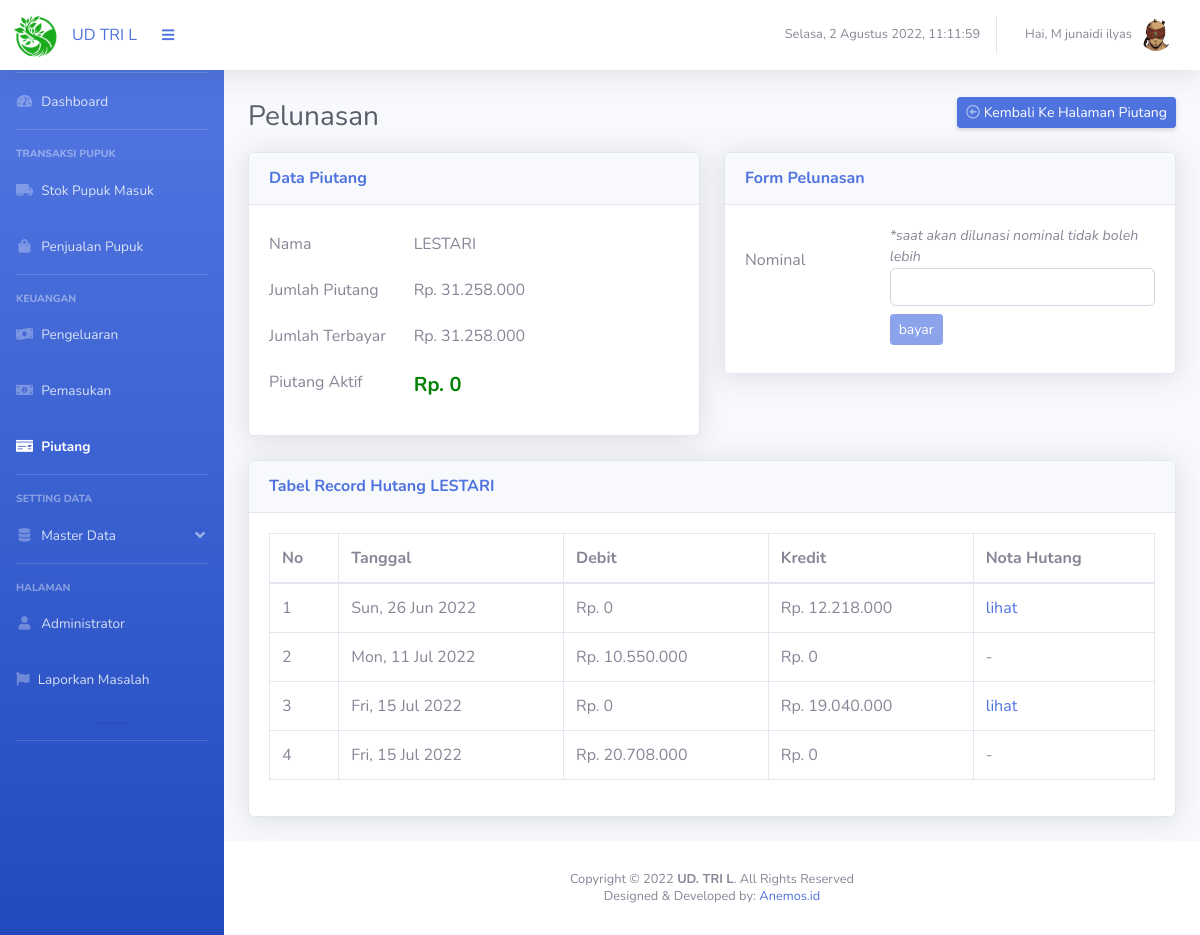
Screenshot of /page_piutang_pelunasan.php?m=10&n=10&cust=1 (signed in) with the database file from the repository.
### tables this page shows
CREATE TABLE `data_kel_tani` (
  `ID_KT` int(50) NOT NULL,
  `NIK` varchar(50) DEFAULT NULL,
  `Nama_Kel` varchar(100) DEFAULT NULL,
  `Nama_Ketua` varchar(50) DEFAULT NULL,
  `Alamat` varchar(100) DEFAULT NULL,
  `Telp` varchar(50) DEFAULT NULL,
  `Foto` varchar(50) DEFAULT NULL
);

CREATE TABLE `piutang` (
  `ID_PT` int(10) NOT NULL,
  `ID_KT` int(10) DEFAULT NULL,
  `ID_AKT` varchar(30) DEFAULT NULL,
  `ID_KEY` varchar(20) NOT NULL,
  `Debit` int(20) NOT NULL,
  `Kredit` int(20) NOT NULL,
  `Tanggal` varchar(20) NOT NULL
);

### functions.php (called while the page is built, shortened)
<?php
function rp($angka)
{
    $hasil_rupiah = "Rp. " . number_format($angka, 0, ',', '.');
    return $hasil_rupiah;
}

### page_piutang_pelunasan.php (the view, shortened to what this page needs)
<?php
include "functions.php";
include "connection.php";
if (isset($_SESSION['login'])) {
    if (isset($_GET['cust'])) {
        $nama = "";
        $jumlahPiutang = 0;
        $jumlahTerbayar = 0;
        $piutangAktif = 0;
        $querryPiutang = "";
        $buyer = 0;
        if ((int) $_GET['cust']) {
            $sqlgetNama = mysqli_query($conn, "select Nama_Kel from data_kel_tani where ID_KT=" . $_GET['cust']);
            foreach ($sqlgetNama as $sgn) {
                $nama = $sgn['Nama_Kel'];
            }
            $sqlgetKredit = mysqli_query($conn, "select Kredit from piutang where ID_KT=" . $_GET['cust']);
            foreach ($sqlgetKredit as $sgk) {
                $jumlahPiutang += $sgk['Kredit'];
            }
            $sqlgetDebit = mysqli_query($conn, "select Debit from piutang where ID_KT=" . $_GET['cust']);
            foreach ($sqlgetDebit as $sgd) {
                $jumlahTerbayar += $sgd['Debit'];
            }
            $piutangAktif = $jumlahPiutang - $jumlahTerbayar;
            $querryPiutang = "select * from piutang where ID_KT=" . $_GET['cust'];
            $buyer = 1;
        }
        ?>
<!DOCTYPE html>
<html lang="en">
<head>
  <link href="vendor/fontawesome-free/css/all.min.css" rel="stylesheet" type="text/css">
  <link href="css/sb-admin-2.min.css" rel="stylesheet">
  <link href="vendor/datatables/dataTables.bootstrap4.min.css" rel="stylesheet">
  <?php
        include "segment/header.php";
        ?>
</head>
<body id="page-top">
  <div id="wrapper">
    <?php include "segment/sidebar.php";?>
    <div id="content-wrapper" class="d-flex flex-column">
      <div id="content">
        <div class="container-fluid">
          <div class="d-sm-flex align-items-center justify-content-between ">
            <h1 class="h3 mb-3 text-gray-800">Pelunasan</h1>
            <a href="page_piutang.php?m=10&n=10"
              class="d-none d-sm-inline-block btn btn-sm btn-primary shadow-sm mb-4"><i
                class="far fa-arrow-alt-circle-left  text-white-50"></i> Kembali Ke Halaman Piutang</a>
          </div>
          <div class="row">
            <div class="col-xl-6 col-lg-6">
              <div class="card shadow mb-4">
                <div class="card-header py-3 d-flex flex-row align-items-center justify-content-between">
                  <h6 class="m-0 font-weight-bold text-primary">Data Piutang </h6>
                </div>
                <div class="card-body">
                  <div class="row mb-2">
                    <label class="col-sm-4 col-form-label"> Nama </label>
                    <label class="col-sm-8 col-form-label" id="nama"><?=$nama;?></label>
                  </div>
                  <div class="row mb-2">
                    <label class="col-sm-4 col-form-label"> Jumlah Piutang</label>
                    <label class="col-sm-8 col-form-label" id="jmlputang"><?=rp($jumlahPiutang);?></label>
                  </div>
                  <div class="row mb-2">
                    <label class="col-sm-4 col-form-label"> Jumlah Terbayar </label>
                    <label class="col-sm-8 col-form-label" id="jmlterbayar"><?=rp($jumlahTerbayar);?></label>
                  </div>
                  <div class="row mb-2">
                    <label class="col-sm-4 col-form-label"> Piutang Aktif </label>
                    <label class="col-sm-8 col-form-label" id="piutangaktif"
                      style="font-weight:bold; color:green; font-size:20px;"><?=rp($piutangAktif);?></label>
                  </div>
                </div>
              </div>
            </div>
            <div class="col-xl-6 col-lg-6">
              <div class="card shadow mb-4">
                <div class="card-header py-3 d-flex flex-row align-items-center justify-content-between">
                  <h6 class="m-0 font-weight-bold text-primary">Form Pelunasan</h6>
                </div>
                <div class="card-body">
                  <div class="row  mb-2">
                    <label class="mt-3 col-sm-4 col-form-label"> Nominal </label>
                    <div class="col-sm-8">
                      <div class="text-muted font-italic" style="font-size: 0.885em;">*saat akan dilunasi nominal tidak
                        boleh lebih</div>
                      <form method="POST" action="pelunasan.php?id=<?=$_GET['cust'];?>">
                        <input type="text" class="form-control" id="bayar" name="bayar" onkeyup="convertRP()">
                    </div>
                  </div>
                  <div class="row mb-2">
                    <label class="col-sm-4 col-form-label"> </label>
                    <div class="col-sm-8">
                      <button type="submit" id="btnpelunasan" class="btn btn-primary btn-sm" disabled>bayar</button>
                    </div>
                  </div>
                </div>
              </div>
            </div>
          </div>
          <div class="row">
            <div class="col-xl-12 col-lg-12">
              <div class="card shadow mb-4">
                <div class="card-header py-3 d-flex flex-row align-items-center justify-content-between">
                  <h6 class="m-0 font-weight-bold text-primary">Tabel Record Hutang <?=$nama;?> </h6>
                </div>
                <div class="card-body">
                  <div class="table-responsive">
                    <table class="table table-bordered" id="tablePiuAnggota" width="100%" cellspacing="0">
                      <thead>
                        <tr>
                          <th scope="col">No</th>
                          <th scope="col">Tanggal</th>
                          <th scope="col">Debit</th>
                          <th scope="col">Kredit</th>
                          <th scope="col">Nota Hutang</th>
                        </tr>
                      </thead>
                      <tbody>
                        <?php
$noA = 1;
        $sqlData = mysqli_query($conn, $querryPiutang);
        foreach ($sqlData as $sd) {
            echo ('<tr><td>' . $noA . '</td>');
            echo ('<td>' . $sd["Tanggal"] . '</td>');
            $key = "'" . $sd['ID_KEY'] . "'";
            echo ('<td>' . rp($sd["Debit"]) . '</td>');
            echo ('<td>' . rp($sd["Kredit"]) . '</td>');
            if ((int) $sd['Kredit'] > 0) {
                echo ('<td><a href="" onclick="toPrintPage(' . $key . ',' . $buyer . ')">lihat</a></td></tr>');
            } else {
                echo ('<td>-</td>');
            }
            $noA++;
        }
        ?>
                      </tbody>
                    </table>
                  </div>
                </div>
              </div>
            </div>
          </div>
        </div>
      </div>
      <?php include "segment/footer.php";?>
    </div>
  </div>
</body>
</html>
<?php } else {
        header("Location: login.php");
        exit();
    }} else {
    header("Location: login.php");
    exit();
}?>

### rows the page displays
data_kel_tani: Nama_Kel "LESTARI"
piutang: Tanggal "Sun, 26 Jun 2022", Debit "Rp. 0", Kredit "Rp. 12.218.000"
piutang: Tanggal "Mon, 11 Jul 2022", Debit "Rp. 10.550.000", Kredit "Rp. 0"
piutang: Tanggal "Fri, 15 Jul 2022", Debit "Rp. 0", Kredit "Rp. 19.040.000"
piutang: Tanggal "Fri, 15 Jul 2022", Debit "Rp. 20.708.000", Kredit "Rp. 0"

### other values shown
$_SESSION['per'] "UD TRI L"
$_SESSION['nama'] "M junaidi ilyas"
rp($jumlahPiutang) "Rp. 31.258.000"
rp($jumlahTerbayar) "Rp. 31.258.000"
rp($piutangAktif) "Rp. 0"
